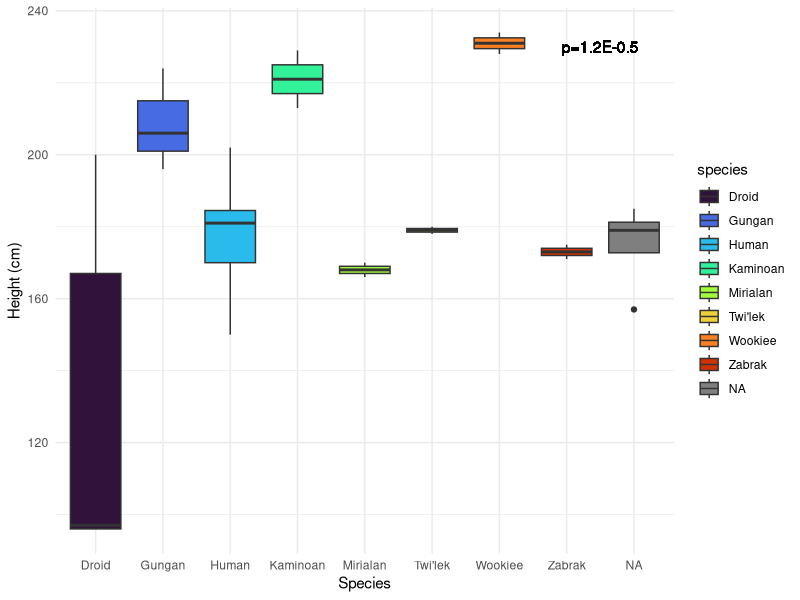
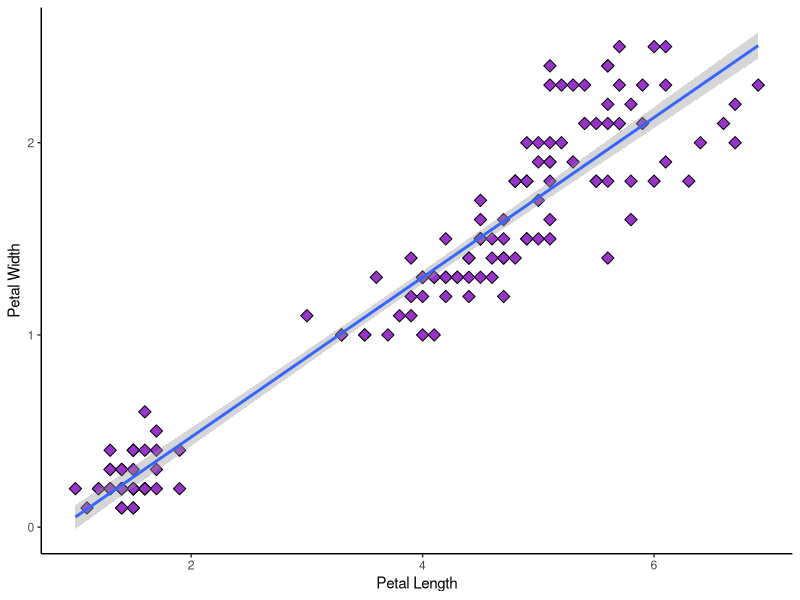
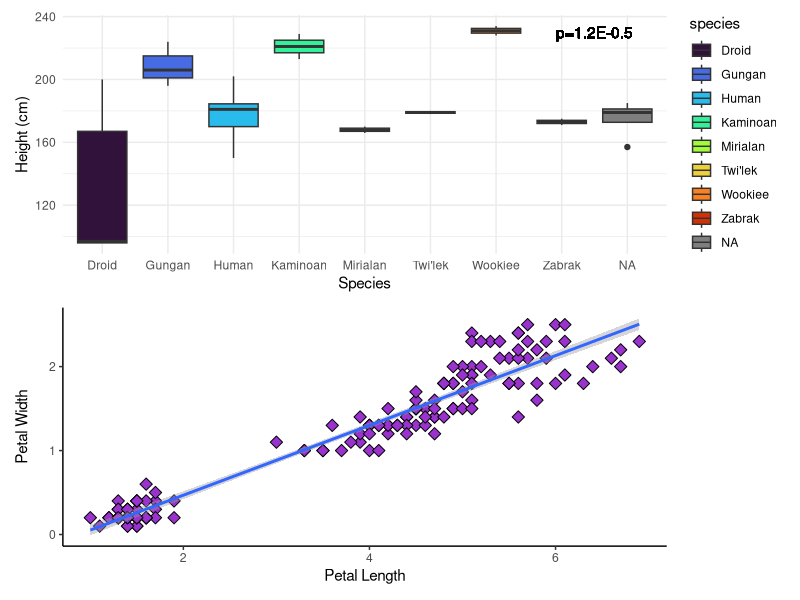

The R script that drew these images, in order:
## ---- chunk 1
library(dplyr)

new_starwars <- starwars %>%
  group_by(species) %>%
  summarize(number_of_ind = n()) %>%
  filter(number_of_ind > 1)
final <- filter(starwars, species %in% new_starwars$species) %>%
  select(-(films:starships))

glimpse(final)

## ---- chunk 2
no_NAs <- final[complete.cases(final [,2]), ]

summary <- no_NAs %>%
  group_by(species) %>%
  summarize(mean = mean(height), median = median(height), stdev = sd(height), total_number = n())

## ---- chunk 3
library(ggplot2)
library(ggthemes)
library(patchwork)
library(viridis)

cols <- viridis(9, option = "turbo")
height_variation <- ggplot(data=no_NAs, aes(x=species, y=height, fill = species)) +
  geom_boxplot() +
  scale_fill_manual(values = cols) +
  xlab("Species") +
  ylab("Height (cm)") +
  theme_minimal() +
  geom_text(x = 8.5, y = 230, label = "p=1.2E-0.5")

height_variation

## ---- chunk 4

petals <- ggplot(data = iris, aes(x=Petal.Length, y=Petal.Width)) +
  geom_point(size = 3, shape = 23, fill = "darkorchid3") +
  geom_smooth(method='lm', formula = y~ x) +
  xlab("Petal Length") +
  ylab("Petal Width") +
  theme_classic()
  
petals
## ---- chunk 5
height_variation / petals
